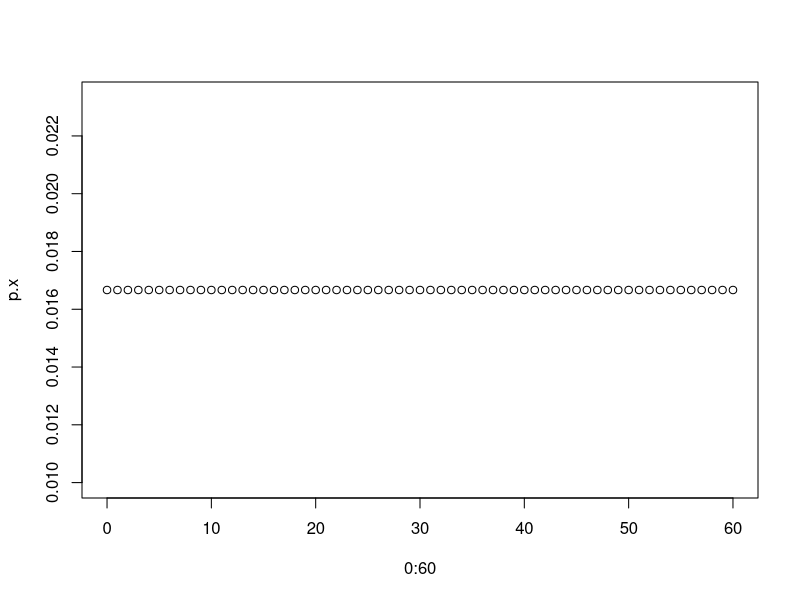
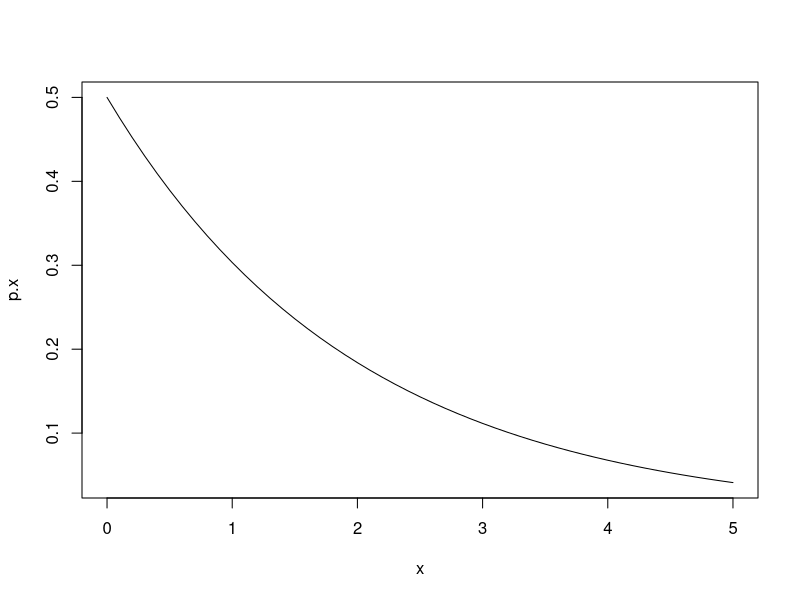
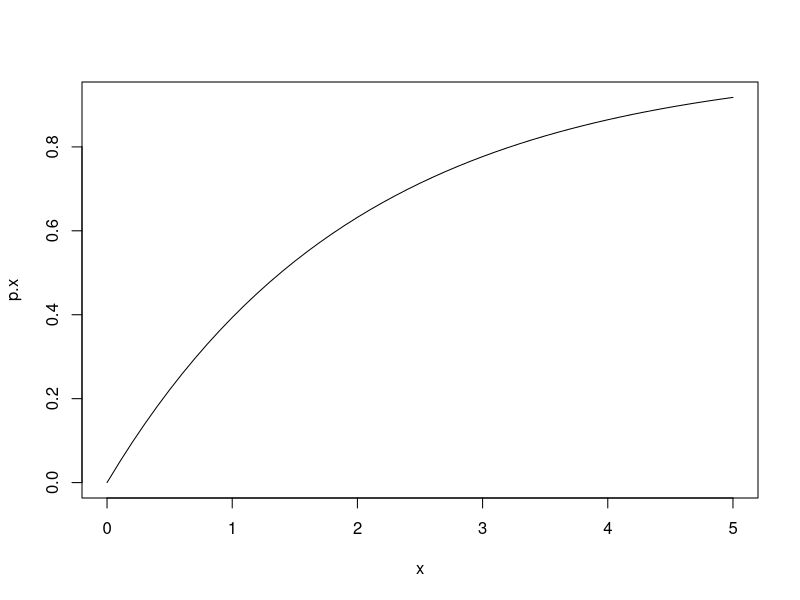
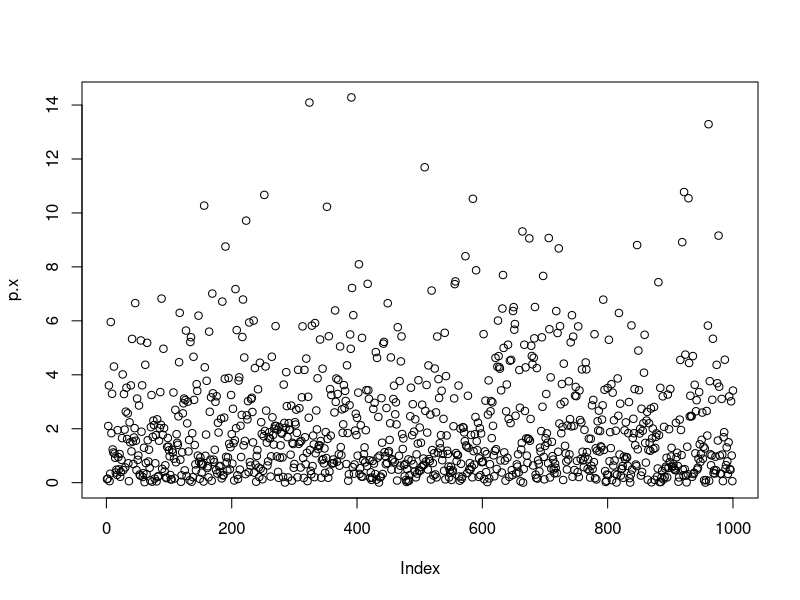
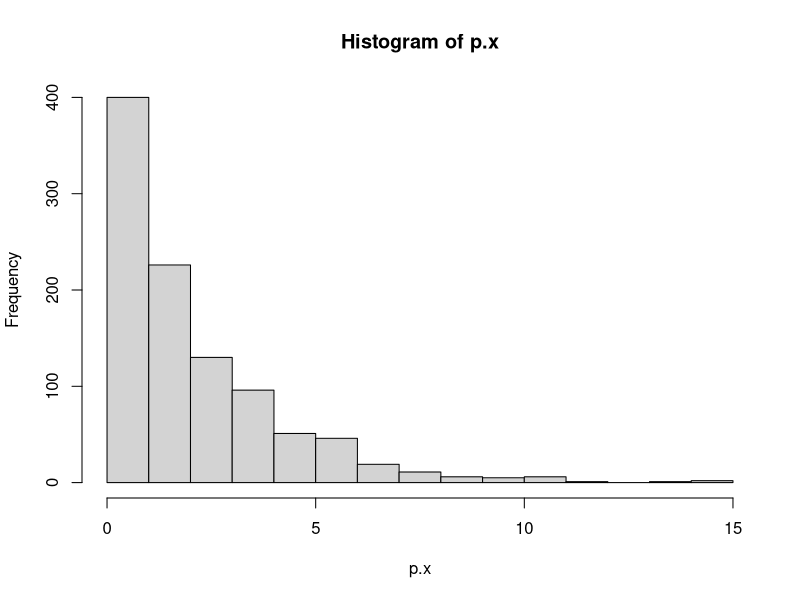

Recreate these plots in R, in order.
# Question 1
# (a)
punif(45, min = 0, max = 60, lower.tail = FALSE)
1 - punif(45, min = 0, max = 60)

# (b)
punif(30, 0, 60) - punif(20, 0, 60)

# distribution plot
p.x <- dunif(0:60, 0, 60)
plot(0:60, p.x)


# Question 2
# (a)
dexp(3, 1/2)

# (b)
x <- seq(0, 5, by = 0.1)
p.x <- dexp(x, 1/2)
plot(x, p.x, type = "l")

# (c)
pexp(3, 1/2)

# (d)
x <- seq(0, 5, by= 0.1)
p.x <- pexp(x, 1/2)
plot(x, p.x, type = "l")

# (e)
p.x <- rexp(1000, 1/2)
plot(p.x)
hist(p.x)


# Question 3
# (a)
dgamma(3, shape = 2, rate = 1/3)
pgamma(1, shape = 2, rate = 1/3, lower.tail = FALSE)

# (b)
# qgamma(0.70, shape = 2, rate = 1/3, lower.tail = FALSE)
qgamma(0.70, shape = 2, rate = 1/3)
